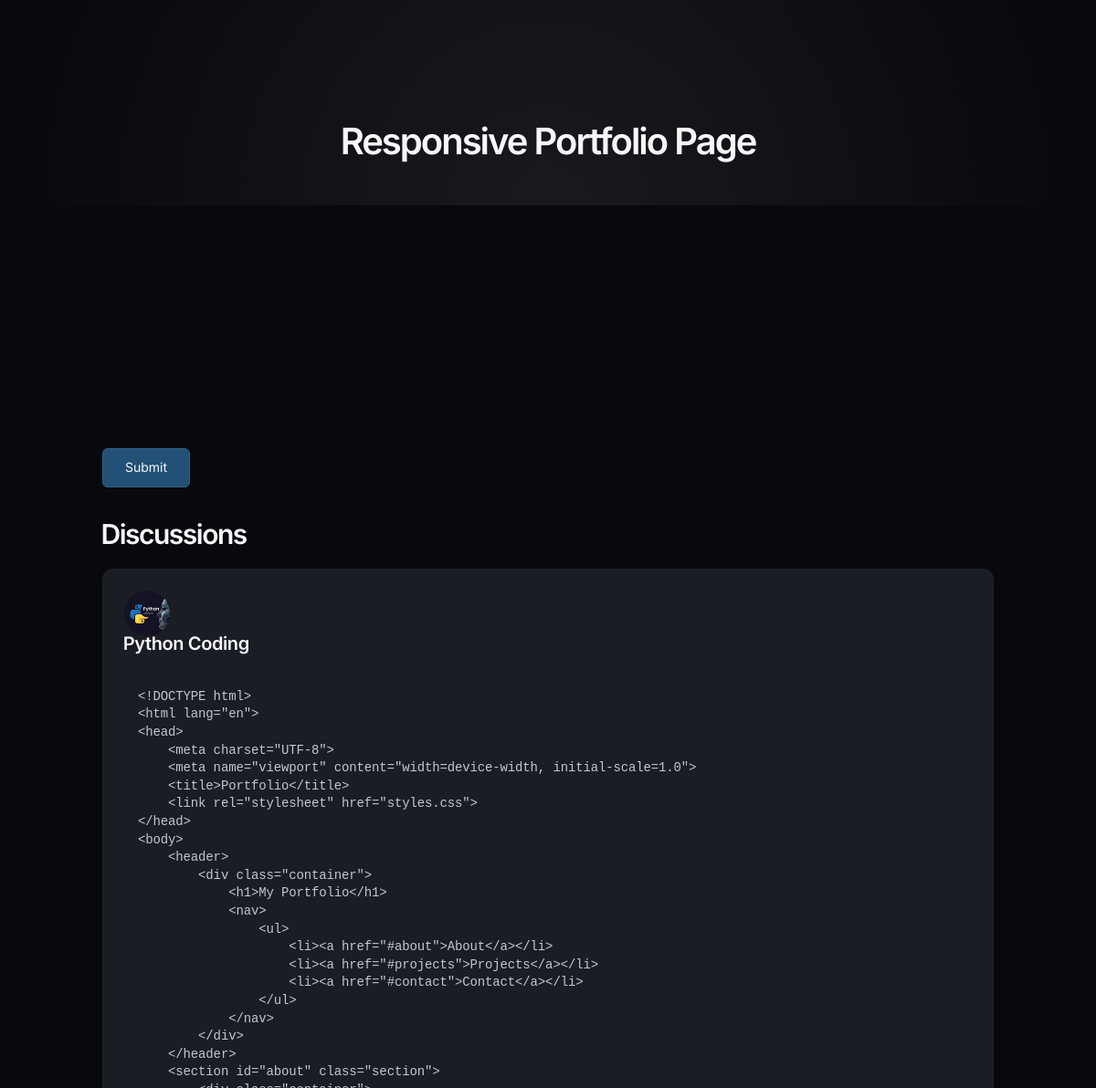
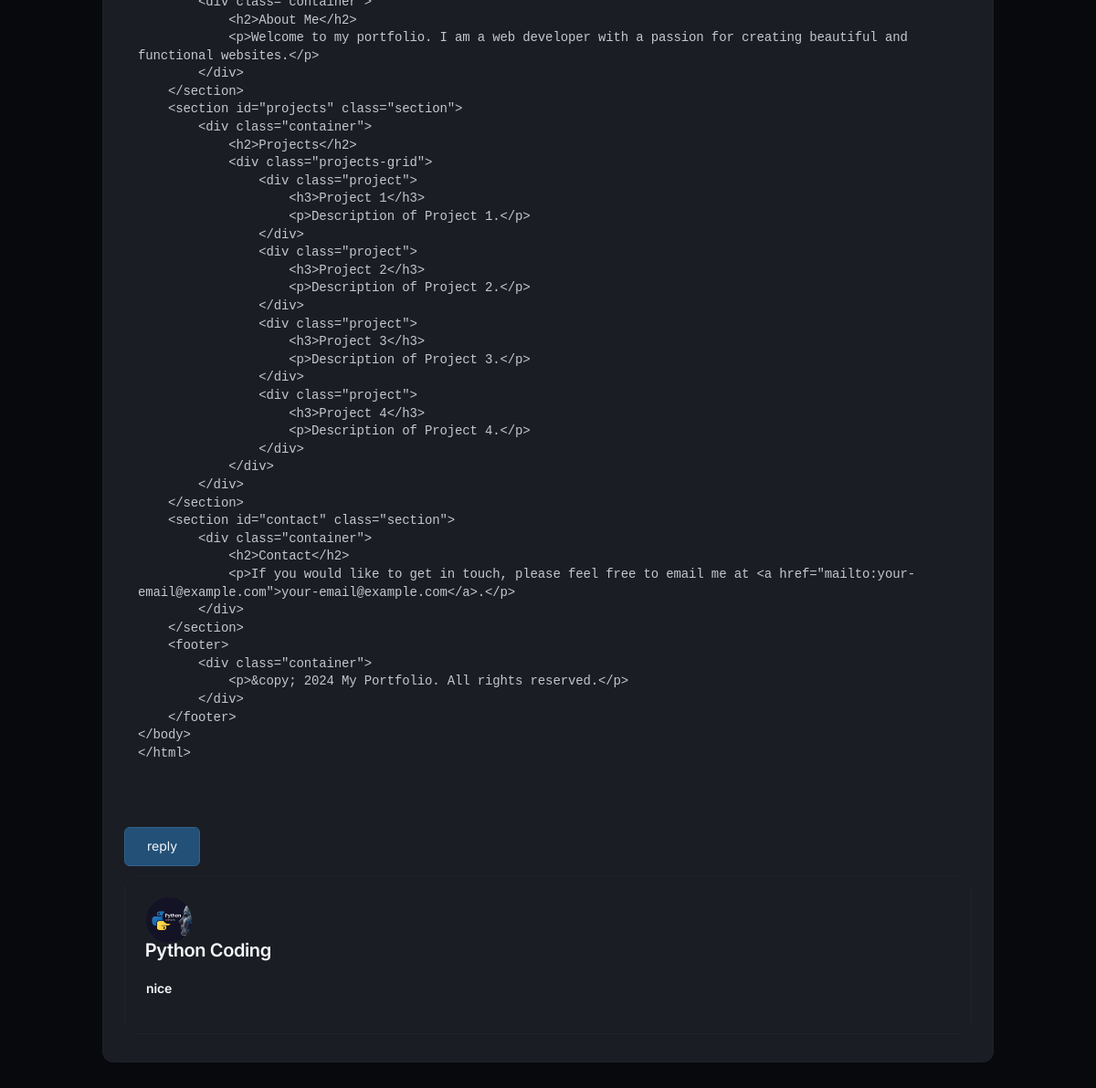
Page /discussions/responsive-portfolio-page/ (signed in) on the committed database (2 pictures, top to bottom).
### accounts/models.py (models this page shows, shortened)
class Assignment(models.Model):
    domain = models.ForeignKey(Domain, on_delete=models.SET_NULL, null=True, blank=True)
    assignment_question = models.CharField(max_length=255)
    assignment_description = models.TextField(null=True, blank=True)
    assignment_requirements = models.TextField(null=True, blank=True)
    assignment_banner = models.ImageField(upload_to='assignment_banners/', null=True, blank=True)
    assignment_banner1 = models.ImageField(upload_to='assignment_banners1/', null=True, blank=True)
    level_choices = [(1, 'Level 1'), (2, 'Level 2'), (3, 'Level 3')]
    level = models.IntegerField(choices=level_choices, default=0)
    links = models.ManyToManyField(RefralLink, null=True, blank=True)
    youtube_video_id = models.CharField(max_length=255,null=True, blank=True)
    slug = models.CharField(null=True, blank=True, max_length=100)

class Student(AbstractBaseUser, PermissionsMixin):
    STATUS_NOT_STARTED = 'not_started'
    STATUS_IN_PROGRESS = 'in_progress'
    STATUS_UNDER_REVIEW = 'under_review'
    STATUS_COMPLETED = 'completed'
    STATUS_REJECTED = 'rejected'
    STATUS_CHOICES = [
        (STATUS_NOT_STARTED, 'Not Started'),
        (STATUS_IN_PROGRESS, 'In Progress'),
        (STATUS_UNDER_REVIEW, 'Under Review'),
        (STATUS_COMPLETED, 'Completed'),
        (STATUS_REJECTED, 'Rejected'),
    ]
    email = models.EmailField(unique=True)
    name = models.CharField(max_length=255)
    profile_pic = models.ImageField(upload_to='profile_pics/', null=True, blank=True)
    phone_no = models.CharField(max_length=15, null=True, blank=True)
    whatsapp_no = models.CharField(max_length=15, null=True, blank=True)
    college = models.CharField(max_length=255, null=True, blank=True)
    domain = models.ForeignKey(Domain, on_delete=models.SET_NULL, null=True, blank=True)
    assignment1 = models.ForeignKey(Assignment, on_delete=models.SET_NULL, null=True, blank=True, related_name='assignment1')
    assignment1status = models.CharField(
        max_length=20,
        choices=STATUS_CHOICES,
        default=STATUS_NOT_STARTED,
    )
    assignment1starttime = models.DateTimeField(blank=True,null=True)
    assignment1endttime = models.DateTimeField(blank=True,null=True)
    assignment1rejectioncount = models.IntegerField(default=0)
    assignment2 = models.ForeignKey(Assignment, on_delete=models.SET_NULL, null=True, blank=True, related_name='assignment2')
    assignment2status = models.CharField(
        max_length=20,
        choices=STATUS_CHOICES,
        default=STATUS_NOT_STARTED,
    )
    assignment2starttime = models.DateTimeField(blank=True,null=True)
    assignment2endttime = models.DateTimeField(blank=True,null=True)
    assignment2rejectioncount = models.IntegerField(default=0)
    assignment3 = models.ForeignKey(Assignment, on_delete=models.SET_NULL, null=True, blank=True, related_name='assignment3')
    assignment3status = models.CharField(
        max_length=20,
        choices=STATUS_CHOICES,
        default=STATUS_NOT_STARTED,
    )
    assignment3starttime = models.DateTimeField(blank=True,null=True)
    assignment3endttime = models.DateTimeField(blank=True,null=True)
    assignment3rejectioncount = models.IntegerField(default=0)
    level_choices_student = [(0, 'Not Started'), (1, 'Level 1'), (2, 'Level 2'), (3, 'Level 3'), (4, 'pending'), (5, 'Certificate Level')]
    level_student = models.IntegerField(choices=level_choices_student, default=0)
    otp = models.IntegerField(null=True, blank=True)
    is_active = models.BooleanField(default=True)
    is_staff = models.BooleanField(default=False)
    date_joined = models.DateTimeField(default=timezone.now)
    objects = StudentManager()
    USERNAME_FIELD = 'email'
    REQUIRED_FIELDS = ['name']

### discussions/models.py (models this page shows)
class Discussions(models.Model):
    assignment = models.ForeignKey(Assignment, on_delete=models.SET_NULL, null=True, blank=True)
    student = models.ForeignKey(Student, on_delete=models.SET_NULL, null=True, blank=True)
    comment = models.TextField(null=True, blank=True)

class discussionReply(models.Model):
    discuss = models.ForeignKey(Discussions, on_delete=models.SET_NULL, null=True, blank=True)
    student = models.ForeignKey(Student, on_delete=models.SET_NULL, null=True, blank=True)
    comment = models.TextField(null=True, blank=True)

### discussions/views.py (the view, shortened to what this page needs)
# urls.py: path('<slug:slug>/', views.Discussion, name='discussion'),
def Discussion(request, slug):
    ass = get_object_or_404(Assignment, slug=slug)
    stu = get_object_or_404(Student, id=request.user.id)
    discussion  = Discussions.objects.filter(assignment=ass).order_by("-id")
    discussionreply  = discussionReply.objects.all().order_by("-id")
    return render(request, 'discussion.html', {'assignment': ass, 'discuss' : discussion, "disrep":discussionreply })

### accounts/models.py (called while the page is built)
    def __str__(self):
        return self.domain_name

### templates/discussion.html (shortened to what this page needs)
{% load static %}
{% include 'header.html' %}
<link href="https://cdn.quilljs.com/1.3.6/quill.snow.css" rel="stylesheet">
<div class="stg-container">
  <section class="backlight-bottom" style="padding-top:140px; padding-bottom:60px;">
    <div class="stg-row">
      <div class="stg-col-6 stg-offset-3">
        <div class="align-center">
          <h1 style="font-size: 40px;" class="bringer-page-title in-view" data-unload="fade-up">{{assignment.assignment_question}}</h1>
        </div>
      </div>
    </div>
  </section>
  <section class="">
    <div class="">
      <form id="discussionForm" method="post" style="padding-bottom: 40px;">
        <div id="quillEditor" class="form-control mb-3" style="height: 150px;"></div>
        <br>
        <button type="submit" name="commentNow">Submit</button>
      </form>
      <h3 class="mt-5">Discussions</h3>
      {% for i in discuss %}
        <div class="card bringer-block" style="margin-bottom: 10px;">
          <div class="p-5">
            <img class="profile_pic_comment" src="{{i.student.profile_pic.url}}">
            <h5>{{i.student.name}}</h5>
            <p class="commenttt">{{i.comment | safe}}</p>
            <br>
            <button type="button" class="commentreplybutton">reply</button>
            {% for j in disrep %}
              {% if j.discuss.id == i.id %}
                <div class="card bringer-block" style="margin-bottom: 10px; margin-top:10px;">
                  <div class="p-5">
                    <img class="profile_pic_comment" src="{{j.student.profile_pic.url}}">
                    <h5>{{j.student.name}}</h5>
                    <p class="commenttt">{{j.comment | safe}}</p>
                  </div>
                </div>
              {% endif %}
            {% endfor %}
          </div>
        </div>
      {% endfor %}
    </div>
  </section>
</div>
{% include 'footer.html' %}

### static/css/libs.css (style rules this page uses)
:root { --swiper-theme-color:#007aff }
:root { --swiper-navigation-size:44px }

### static/css/stg.css (style rules this page uses)
.stg-container { margin: 0 auto; width: var(--stg-container-width); }
.stg-row { display: flex; flex-wrap: nowrap; justify-content: space-between; margin: 0 calc(-0.5 * var(--stg-gap)); position: relative; z-index: 3; width: calc(100% + var(--stg-gap)); }
.stg-row > div { margin: 0 calc(0.5 * var(--stg-gap)); width: 100%; display: flex; flex-direction: column; align-items: flex-start; }
[class*='stg-col-'] > div:not(.stg-row) { width: 100%; }
.stg-row > .stg-col-50, .stg-row > .stg-col-6 { width: calc(50% - var(--stg-gap)); }
.stg-row > .stg-offset-3 { margin-left: calc(0.5 * var(--stg-gap) + 25%); }

### templates/header.html (style rules this page uses)
h3 { font-size: 30px; }
h5 { font-size: 20px; }
img { object-fit: cover; }
body { background-position: center; background-repeat: no-repeat; background-size:cover; }

### templates/discussion.html (style rules this page uses)
.profile_pic_comment { border-radius: 50%; width: 50px; height: 50px; }

### rows in the picture
Assignment: assignment_question "Responsive Portfolio Page"
Discussions: student.profile_pic (picture), student.name "Python Coding", comment "<!DOCTYPE html> <html lang=\"en\"> <head> <meta charset=\"UTF-8\"> <meta name=\"viewport\" content=\"width=device-width, initial-scale=1.0\"> <title>Portfolio</title> <link rel=\"stylesheet\" href=\"styles.css\"> </head> <body> <header> <div class=\"container\"> <h1>My Portfolio</h1> <nav> <ul> <li><a href=\"#about\">About</a></li> <li><a href=\"#projects\">Projects</a></li> <li><a href=\"#contact\">Contact</a></li> </ul> </nav> </div> </header> <section id=\"about\" class=\"section\"> <div class=\"container\"> <h2>About Me</h2> <p>Welcome to my portfolio. I am a web developer with a passion for creating beautiful and functional websites.</p> </div> </section> <section id=\"projects\" class=\"section\"> <div…"
discussionReply: student.profile_pic (picture), student.name "Python Coding", comment "nice"
